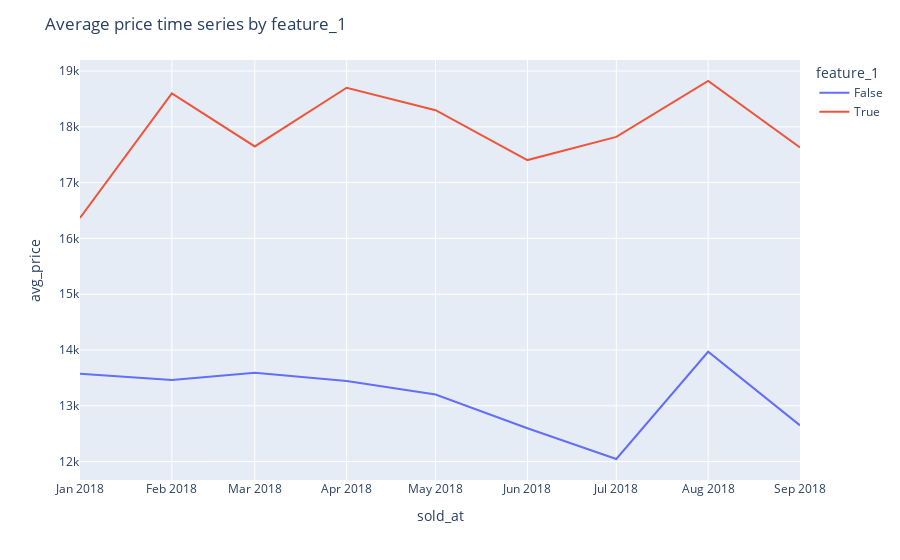
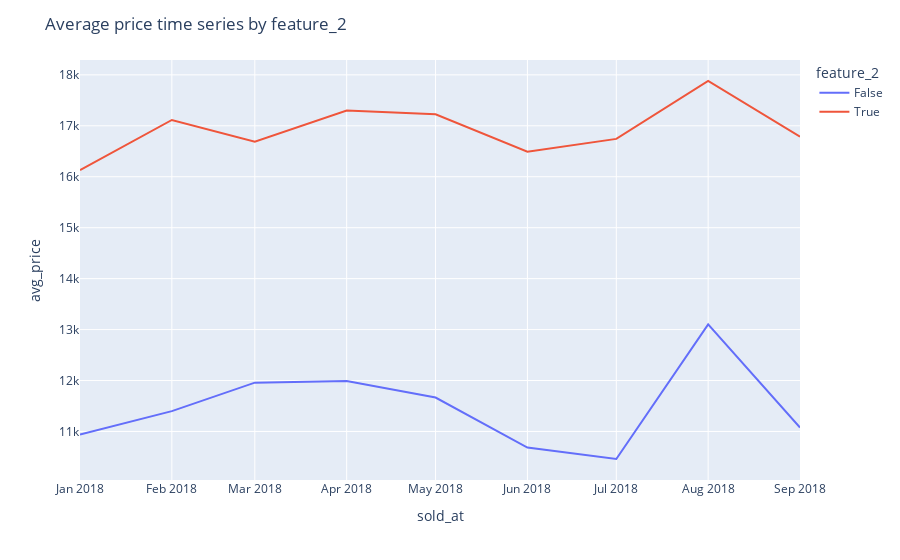
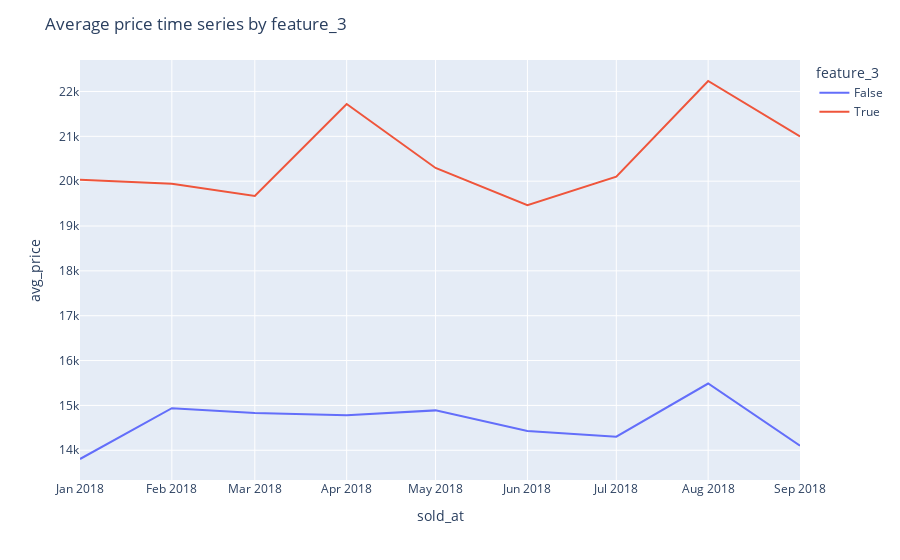
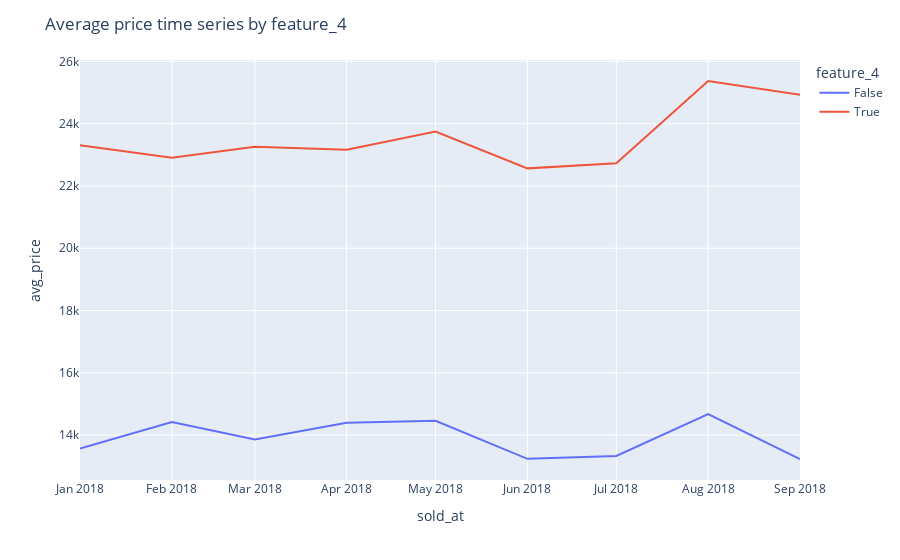

The cell these charts' notebook holds for them, in order:
### Code cell
plot_avg_target_time_series_by_features(data_q2, car_features)

### Figure 1 — Plotly figure (JSON) as saved in the notebook; plotly's stock layout.template omitted (floating-point values rounded to 4 significant figures)
{"data": [{"hovertemplate": "feature_1=False<br>sold_at=%{x}<br>avg_price=%{y}<extra></extra>", "legendgroup": "False", "line": {"color": "#636efa", "dash": "solid"}, "marker": {"symbol": "circle"}, "mode": "lines", "name": "False", "orientation": "v", "showlegend": true, "type": "scatter", "x": ["2018-01-01", "2018-02-01", "2018-03-01", "2018-04-01", "2018-05-01", "2018-06-01", "2018-07-01", "2018-08-01", "2018-09-01"], "xaxis": "x", "y": [13580.0, 13460.0, 13590.0, 13450.0, 13200.0, 12600.0, 12050.0, 13970.0, 12650.0], "yaxis": "y"}, {"hovertemplate": "feature_1=True<br>sold_at=%{x}<br>avg_price=%{y}<extra></extra>", "legendgroup": "True", "line": {"color": "#EF553B", "dash": "solid"}, "marker": {"symbol": "circle"}, "mode": "lines", "name": "True", "orientation": "v", "showlegend": true, "type": "scatter", "x": ["2018-01-01", "2018-02-01", "2018-03-01", "2018-04-01", "2018-05-01", "2018-06-01", "2018-07-01", "2018-08-01", "2018-09-01"], "xaxis": "x", "y": [16370.0, 18600.0, 17650.0, 18700.0, 18300.0, 17400.0, 17820.0, 18820.0, 17630.0], "yaxis": "y"}], "layout": {"legend": {"title": {"text": "feature_1"}, "tracegroupgap": 0}, "margin": {"t": 60}, "title": {"text": "Average price time series by feature_1"}, "xaxis": {"anchor": "y", "domain": [0, 1], "title": {"text": "sold_at"}}, "yaxis": {"anchor": "x", "domain": [0, 1], "title": {"text": "avg_price"}}}}

### Figure 2 — Plotly figure (JSON) as saved in the notebook; plotly's stock layout.template omitted (floating-point values rounded to 4 significant figures)
{"data": [{"hovertemplate": "feature_2=False<br>sold_at=%{x}<br>avg_price=%{y}<extra></extra>", "legendgroup": "False", "line": {"color": "#636efa", "dash": "solid"}, "marker": {"symbol": "circle"}, "mode": "lines", "name": "False", "orientation": "v", "showlegend": true, "type": "scatter", "x": ["2018-01-01", "2018-02-01", "2018-03-01", "2018-04-01", "2018-05-01", "2018-06-01", "2018-07-01", "2018-08-01", "2018-09-01"], "xaxis": "x", "y": [10940.0, 11400.0, 11960.0, 11990.0, 11670.0, 10680.0, 10460.0, 13100.0, 11080.0], "yaxis": "y"}, {"hovertemplate": "feature_2=True<br>sold_at=%{x}<br>avg_price=%{y}<extra></extra>", "legendgroup": "True", "line": {"color": "#EF553B", "dash": "solid"}, "marker": {"symbol": "circle"}, "mode": "lines", "name": "True", "orientation": "v", "showlegend": true, "type": "scatter", "x": ["2018-01-01", "2018-02-01", "2018-03-01", "2018-04-01", "2018-05-01", "2018-06-01", "2018-07-01", "2018-08-01", "2018-09-01"], "xaxis": "x", "y": [16130.0, 17110.0, 16690.0, 17300.0, 17230.0, 16490.0, 16740.0, 17880.0, 16790.0], "yaxis": "y"}], "layout": {"legend": {"title": {"text": "feature_2"}, "tracegroupgap": 0}, "margin": {"t": 60}, "title": {"text": "Average price time series by feature_2"}, "xaxis": {"anchor": "y", "domain": [0, 1], "title": {"text": "sold_at"}}, "yaxis": {"anchor": "x", "domain": [0, 1], "title": {"text": "avg_price"}}}}

### Figure 3 — Plotly figure (JSON) as saved in the notebook; plotly's stock layout.template omitted (floating-point values rounded to 4 significant figures)
{"data": [{"hovertemplate": "feature_3=False<br>sold_at=%{x}<br>avg_price=%{y}<extra></extra>", "legendgroup": "False", "line": {"color": "#636efa", "dash": "solid"}, "marker": {"symbol": "circle"}, "mode": "lines", "name": "False", "orientation": "v", "showlegend": true, "type": "scatter", "x": ["2018-01-01", "2018-02-01", "2018-03-01", "2018-04-01", "2018-05-01", "2018-06-01", "2018-07-01", "2018-08-01", "2018-09-01"], "xaxis": "x", "y": [13800.0, 14940.0, 14830.0, 14780.0, 14890.0, 14430.0, 14300.0, 15490.0, 14100.0], "yaxis": "y"}, {"hovertemplate": "feature_3=True<br>sold_at=%{x}<br>avg_price=%{y}<extra></extra>", "legendgroup": "True", "line": {"color": "#EF553B", "dash": "solid"}, "marker": {"symbol": "circle"}, "mode": "lines", "name": "True", "orientation": "v", "showlegend": true, "type": "scatter", "x": ["2018-01-01", "2018-02-01", "2018-03-01", "2018-04-01", "2018-05-01", "2018-06-01", "2018-07-01", "2018-08-01", "2018-09-01"], "xaxis": "x", "y": [20030.0, 19940.0, 19670.0, 21720.0, 20290.0, 19460.0, 20100.0, 22230.0, 21000.0], "yaxis": "y"}], "layout": {"legend": {"title": {"text": "feature_3"}, "tracegroupgap": 0}, "margin": {"t": 60}, "title": {"text": "Average price time series by feature_3"}, "xaxis": {"anchor": "y", "domain": [0, 1], "title": {"text": "sold_at"}}, "yaxis": {"anchor": "x", "domain": [0, 1], "title": {"text": "avg_price"}}}}

### Figure 4 — Plotly figure (JSON) as saved in the notebook; plotly's stock layout.template omitted (floating-point values rounded to 4 significant figures)
{"data": [{"hovertemplate": "feature_4=False<br>sold_at=%{x}<br>avg_price=%{y}<extra></extra>", "legendgroup": "False", "line": {"color": "#636efa", "dash": "solid"}, "marker": {"symbol": "circle"}, "mode": "lines", "name": "False", "orientation": "v", "showlegend": true, "type": "scatter", "x": ["2018-01-01", "2018-02-01", "2018-03-01", "2018-04-01", "2018-05-01", "2018-06-01", "2018-07-01", "2018-08-01", "2018-09-01"], "xaxis": "x", "y": [13570.0, 14410.0, 13860.0, 14400.0, 14460.0, 13240.0, 13330.0, 14670.0, 13230.0], "yaxis": "y"}, {"hovertemplate": "feature_4=True<br>sold_at=%{x}<br>avg_price=%{y}<extra></extra>", "legendgroup": "True", "line": {"color": "#EF553B", "dash": "solid"}, "marker": {"symbol": "circle"}, "mode": "lines", "name": "True", "orientation": "v", "showlegend": true, "type": "scatter", "x": ["2018-01-01", "2018-02-01", "2018-03-01", "2018-04-01", "2018-05-01", "2018-06-01", "2018-07-01", "2018-08-01", "2018-09-01"], "xaxis": "x", "y": [23310.0, 22910.0, 23260.0, 23170.0, 23750.0, 22570.0, 22730.0, 25370.0, 24930.0], "yaxis": "y"}], "layout": {"legend": {"title": {"text": "feature_4"}, "tracegroupgap": 0}, "margin": {"t": 60}, "title": {"text": "Average price time series by feature_4"}, "xaxis": {"anchor": "y", "domain": [0, 1], "title": {"text": "sold_at"}}, "yaxis": {"anchor": "x", "domain": [0, 1], "title": {"text": "avg_price"}}}}
